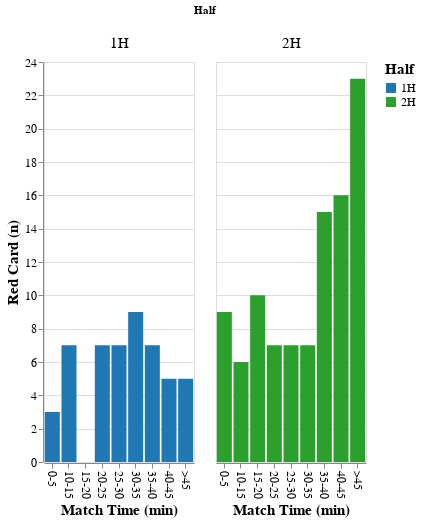

Notebook code for this chart:
### Code cell
redcard = in_match_evolution(event_name = 'Red Card', event_tag = 1701)
redcard.configure_legend(
    titleFontSize=15,
    labelFontSize=12
).configure_title(
    fontSize=20
)

### Figure 1 — Vega specification as saved in the notebook (floating-point values rounded to 4 significant figures)
{"$schema": "https://vega.github.io/schema/vega/v5.json", "background": "white", "config": {"axis": {"labelFontSize": 12, "titleFontSize": 15}, "legend": {"labelFontSize": 12, "titleFontSize": 15}, "style": {"group-title": {"fontSize": 20}}}, "data": [{"name": "source_0", "values": [{"binned": "0-5", "count": 3, "count_end": 3, "count_start": 0, "matchPeriod": "1H"}, {"binned": "10-15", "count": 7, "count_end": 7, "count_start": 0, "matchPeriod": "1H"}, {"binned": "20-25", "count": 7, "count_end": 7, "count_start": 0, "matchPeriod": "1H"}, {"binned": "25-30", "count": 7, "count_end": 7, "count_start": 0, "matchPeriod": "1H"}, {"binned": "30-35", "count": 9, "count_end": 9, "count_start": 0, "matchPeriod": "1H"}, {"binned": "35-40", "count": 7, "count_end": 7, "count_start": 0, "matchPeriod": "1H"}, {"binned": "40-45", "count": 5, "count_end": 5, "count_start": 0, "matchPeriod": "1H"}, {"binned": ">45", "count": 5, "count_end": 5, "count_start": 0, "matchPeriod": "1H"}, {"binned": "0-5", "count": 9, "count_end": 9, "count_start": 0, "matchPeriod": "2H"}, {"binned": "10-15", "count": 6, "count_end": 6, "count_start": 0, "matchPeriod": "2H"}, {"binned": "15-20", "count": 10, "count_end": 10, "count_start": 0, "matchPeriod": "2H"}, {"binned": "20-25", "count": 7, "count_end": 7, "count_start": 0, "matchPeriod": "2H"}, {"binned": "25-30", "count": 7, "count_end": 7, "count_start": 0, "matchPeriod": "2H"}, {"binned": "30-35", "count": 7, "count_end": 7, "count_start": 0, "matchPeriod": "2H"}, {"binned": "35-40", "count": 15, "count_end": 15, "count_start": 0, "matchPeriod": "2H"}, {"binned": "40-45", "count": 16, "count_end": 16, "count_start": 0, "matchPeriod": "2H"}, {"binned": ">45", "count": 23, "count_end": 23, "count_start": 0, "matchPeriod": "2H"}]}, {"name": "column_domain", "values": [{"count": 8, "matchPeriod": "1H"}, {"count": 9, "matchPeriod": "2H"}]}, {"name": "source_0_x_domain_binned", "values": [{"binned": "0-5"}, {"binned": "10-15"}, {"binned": "20-25"}, {"binned": "25-30"}, {"binned": "30-35"}, {"binned": "35-40"}, {"binned": "40-45"}, {"binned": ">45"}, {"binned": "15-20"}]}, {"name": "source_0_color_domain_matchPeriod", "values": [{"matchPeriod": "1H"}, {"matchPeriod": "2H"}]}], "layout": {"align": "all", "bounds": "full", "columns": {"signal": "length(data('column_domain'))"}, "offset": {"columnTitle": 10}, "padding": 20}, "legends": [{"fill": "color", "symbolType": "square", "title": "Half"}], "marks": [{"name": "column-title", "role": "column-title", "title": {"offset": 10, "style": "guide-title", "text": "Half"}, "type": "group"}, {"axes": [{"grid": false, "labelOverlap": true, "orient": "left", "scale": "y", "tickCount": {"signal": "ceil(child_height/40)"}, "title": "Red Card (n)", "zindex": 0}], "encode": {"update": {"height": {"signal": "child_height"}}}, "name": "row_header", "role": "row-header", "type": "group"}, {"encode": {"update": {"width": {"signal": "child_width"}}}, "from": {"data": "column_domain"}, "name": "column_header", "role": "column-header", "sort": {"field": "datum[\"matchPeriod\"]", "order": "ascending"}, "title": {"fontSize": 15, "frame": "group", "offset": 10, "orient": "top", "style": "guide-label", "text": {"signal": "isValid(parent[\"matchPeriod\"]) ? parent[\"matchPeriod\"] : \"\"+parent[\"matchPeriod\"]"}}, "type": "group"}, {"axes": [{"grid": false, "labelAlign": "left", "labelAngle": 90, "labelBaseline": "middle", "labels": true, "orient": "bottom", "scale": "x", "title": "Match Time (min)", "zindex": 0}], "encode": {"update": {"width": {"signal": "child_width"}}}, "from": {"data": "column_domain"}, "name": "column_footer", "role": "column-footer", "sort": {"field": "datum[\"matchPeriod\"]", "order": "ascending"}, "type": "group"}, {"axes": [{"aria": false, "domain": false, "grid": true, "gridScale": "x", "labels": false, "maxExtent": 0, "minExtent": 0, "orient": "left", "scale": "y", "tickCount": {"signal": "ceil(child_height/40)"}, "ticks": false, "zindex": 0}], "encode": {"update": {"height": {"signal": "child_height"}, "width": {"signal": "child_width"}}}, "from": {"facet": {"data": "source_0", "groupby": ["matchPeriod"], "name": "facet"}}, "marks": [{"encode": {"update": {"fill": {"field": "matchPeriod", "scale": "color"}, "width": {"signal": "max(0.25, bandwidth('x'))"}, "x": {"field": "binned", "scale": "x"}, "y": {"field": "count_end", "scale": "y"}, "y2": {"field": "count_start", "scale": "y"}}}, "from": {"data": "facet"}, "name": "child_marks", "style": ["bar"], "type": "rect"}], "name": "cell", "sort": {"field": ["datum[\"matchPeriod\"]"], "order": ["ascending"]}, "style": "cell", "type": "group"}], "padding": 5, "scales": [{"domain": {"data": "source_0_x_domain_binned", "field": "binned", "sort": true}, "name": "x", "paddingInner": 0.1, "paddingOuter": 0.05, "range": [0, {"signal": "child_width"}], "type": "band"}, {"domain": {"data": "source_0", "fields": ["count_start", "count_end"]}, "name": "y", "nice": true, "range": [{"signal": "child_height"}, 0], "type": "linear", "zero": true}, {"domain": {"data": "source_0_color_domain_matchPeriod", "field": "matchPeriod", "sort": true}, "name": "color", "range": ["#1f77b4", "#2ca02c"], "type": "ordinal"}], "signals": [{"name": "child_width", "value": 150}, {"name": "child_height", "value": 400}]}
